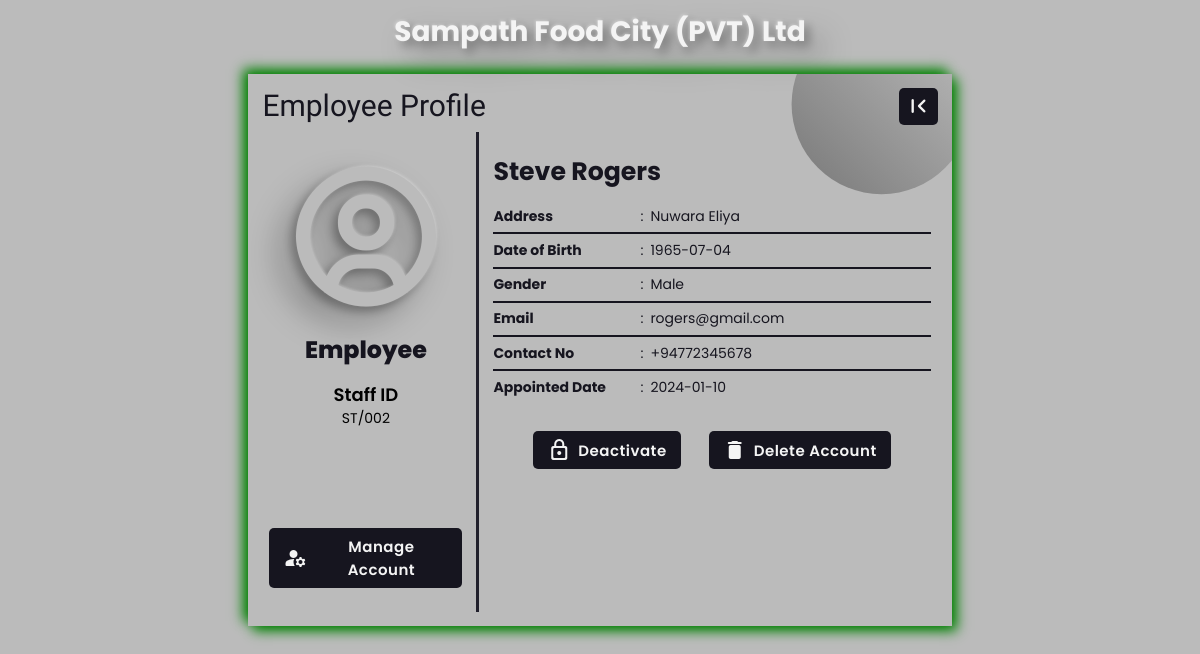
The app's page /Admin/StaffProfile.php?StaffID=ST/002&profile=Admin with its own data.
### tables this page shows
CREATE TABLE `staff_login` (
  `UserName` varchar(50) NOT NULL,
  `Password` varchar(250) NOT NULL,
  `Register_Date` timestamp NOT NULL DEFAULT current_timestamp(),
  `STATUS` enum('0','1') NOT NULL,
  `StaffID` varchar(10) NOT NULL
);

CREATE TABLE `staff` (
  `StaffID` varchar(10) NOT NULL,
  `StaffName` varchar(100) NOT NULL,
  `Address` text NOT NULL,
  `Gender` enum('Male','Female') NOT NULL,
  `DOB` date NOT NULL,
  `Email` varchar(150) NOT NULL,
  `ContactNo` varchar(20) NOT NULL,
  `Appointed_Date` date NOT NULL
);

### Admin/StaffProfile.php (the view, shortened to what this page needs)
<?php
    $StaffId = $_GET['StaffID'];
    $profile = $_GET['profile'];
?>
<!DOCTYPE html>
<html lang="en">
<head>
    <link href='https://unpkg.com/boxicons@2.1.2/css/boxicons.min.css' rel='stylesheet'>
</head>
<body>
    <main>
        <div class="h1">Sampath Food City (PVT) Ltd</div>
        <div class="insight" id="insight">
            <div class="path"></div>
            <div class="title">
                <span id="head">Administrator Profile</span>
                <?php
                    if ($profile == "Admin") {
                        if($StaffId == "AD001"){
                            echo '<a href="Home.php" class="out"><span class="material-icons-round" id="home">first_page</span><span class="name">Back</span></a>';
                        }
                        else{
                            echo '<a href="Employees.php" class="out"><span class="material-icons-round" id="home">first_page</span><span class="name">Back</span></a>';
                        }
                    } else{
                        echo '<a href="Staff-Home.php" class="out"><span class="material-icons-round" id="home">first_page</span><span class="name">Back</span></a>';
                    }
                ?>
            </div>
            <div class="profile_details">
                <?php
                    @include 'config.php';
                    if($conn->connect_error){
                        die("Connection failed: ". $conn->connect_error);
                    }
                    else{
                        $sql = "SELECT s.*, sl.Status FROM staff s, staff_login sl WHERE s.StaffID = sl.StaffID AND s.StaffID = '$StaffId'";
                        $result = $conn->query($sql);
                        if($result-> num_rows > 0){
                            while($row = $result-> fetch_assoc()){
                ?>
                <div class="profile">
                    <div class="left">
                        <i class='bx bx-user-circle bx-tada bx-flip-horizontal' id="i"></i>
                        <div class="position">Administrator</div>
                        <div id="bold">Staff ID</div>
                        <div id="check"><?= $row['StaffID']?></div>
                        <a href="Manage-Staff.php?StaffID=<?= $row['StaffID']?>&profile=<?= $profile?>" class="btn">
                            <span class="material-icons-round" id="update">manage_accounts</span>
                            <span class="name">Manage Account</span>
                        </a>
                    </div>
                    <div class="main">
                        <h1 id="head"><?= $row['StaffName']?></h1>
                        <table>
                            <thead>
                                <tr>
                                    <th>Address</th><td id="space">:</td><td><?= $row['Address']?></td>
                                </tr>
                                <tr>
                                    <th>Date of Birth</th><td id="space">:</td><td><?= $row['DOB']?></td>
                                </tr>
                                <tr>
                                    <th>Gender</th><td id="space">:</td><td><?= $row['Gender']?></td>
                                </tr>
                                <tr>
                                    <th>Email</th><td id="space">:</td><td><?= $row['Email']?></td>
                                </tr>
                                <tr>
                                    <th>Contact No</th><td id="space">:</td><td><?= $row['ContactNo']?></td>
                                </tr>
                                <tr>
                                    <th>Appointed Date</th><td id="space">:</td><td><?= $row['Appointed_Date']?></td>
                                </tr>
                            </thead>
                        </table>
                        <form action="" method="post" id="default">
                            <?php
                                if($row['Status'] == 0){
                                    echo '<input type="text" name="Staff" value="'. $row['StaffID'].'" style="display: none;">';
                                    echo '<label id="color" style="display: none;">'. $row['Status'].'</label>';
                                    echo '<input type="number" name="active" value="1" style="display: none;">';
                                    echo '<button type="submit" class="btn" name="status">';
                                    echo '<span class="material-icons-round" id="active">lock_open</span>';
                                    echo '<span class="name" id="tag">Activate</span>';
                                    echo '</button>';
                                }
                                else if($row['Status'] == 1){
                                    echo '<button type="submit" class="btn" name="status">';
                                    echo '<span class="material-icons-round" id="active">lock_outline</span>';
                                    echo '<span class="name" id="tag">Deactivate</span>';
                                    echo '</button>';
                                }
                            ?>
                            <button type="submit" class="btn" name="del">
                                <span class="material-icons-round">delete</span>
                                <span class="name">Delete Account</span>
                            </button>
                        </form>
                    </div>
                </div>
                <?php
                            }
                        }
                    }
                ?>
            </div>
        </div>
    </main>
</body>
</html>

### Admin/StaffProfile.php (style rules this page uses)
* { margin: 0; padding: 0; outline: none; appearance: none; border: none; text-decoration: none; list-style: none; box-sizing: border-box; }
html { font-size: 14px; }
body { position: relative; height: 100vh; width: 100%; background: #bbb; user-select: none; font-family: 'Poppins', sans-serif; }
main { display: flex; align-items: center; flex-direction: column; height: 100%; width: 100%; padding: .8rem 1rem; font-family: 'Poppins', sans-serif; gap: 1.5rem; }
main .h1 { color: #f4f4f4; font-size: 2rem; font-family: 'Poppins', sans-serif; font-weight: 700; text-align: center; filter: drop-shadow(-1px -1px 1px rgba(255,255,255,0.3)) drop-shadow(5px 5px 5px rgba(0,0,0,0.3)) drop-shadow(15px 15px 15px rgba(0,0,0,0.3)); }
main .insight { display: flex; align-items: center; flex-direction: column; width: 60%; font-family: 'Poppins', sans-serif; transform-style: preserve-3d; flex-wrap: wrap; box-shadow: 5px 5px 6px 0 #919191, -5px -5px 6px 0 #919191; }
.path { position: absolute; min-height: 100%; width: 100%; background: linear-gradient(45deg, #333 50%, #afafaf 100%); clip-path: circle(90px at right 70px top 30px); z-index: 1; }
.insight .title { padding: 1rem; z-index: 2; display: flex; font-family: 'Lalezar', cursive; font-size: 30px; color: #16151f; width: 100%; position: relative; }
#head { margin-bottom: -5px; }
.out { display: flex; justify-content: center; align-items: center; background: #16151f; color: #f4f4f4; padding: .3rem; column-gap: .5rem; border-radius: 5px; position: absolute; right: 1rem; }
.out #home { font-size: 2rem; width: 30px; text-align: center; }
.insight .profile_details { display: flex; flex-direction: column; width: 100%; column-gap: 1rem; padding: 0 .5rem; padding-bottom: 1rem; }
.profile_details .profile { z-index: 2; width: 100%; height: 60vh; flex-wrap: wrap; display: flex; align-items: center; justify-content: center; transform-style: preserve-3d; }
.left { border-right: 3px solid #21202c; height: 100%; width: 32.5%; text-align: center; display: flex; flex-direction: column; align-items: center; position: relative; }
.left i { color: #bbb; font-size: 12rem; padding: 1.5rem 0 .8rem 0; filter: drop-shadow(-1px -1px 1px rgba(255,255,255,0.3)) drop-shadow(5px 5px 5px rgba(0,0,0,0.3)) drop-shadow(15px 15px 15px rgba(0,0,0,0.3)); }
.left .position { font-size: 1.7rem; font-weight: 800; color: #16151f; }
.left #bold { margin-top: 1rem; font-weight: 600; font-size: 18px; }
.left .btn { background-color: #16151f; border-radius: 5px; color: #f4f4f4; position: absolute; bottom: 10px; margin: 1rem; padding: .5rem 1rem; display: flex; justify-content: center; align-items: center; column-gap: .5rem; }
.btn .name { font-weight: 600; letter-spacing: .5px; }
.main { height: 100%; width: 67.5%; z-index: 2; padding: 1.5rem 1rem; color: #16151f; position: relative; }
h1 { margin-bottom: -.2rem; font-size: 1.8rem; z-index: 1; }
.main table { width: 100%; margin: 1rem auto; font-size: 1rem; padding-left: 1rem; border-collapse: collapse; }
.main table tr { text-align: left; }
.main table tr th { padding: .4rem 0; width: 10em; border-bottom: 2px solid #16151f; }
.main table tr td { border-bottom: 2px solid #16151f; }
.main table tr #space { padding: .2rem .5rem; text-align: right; width: .5rem; }
.main table tr:last-child th { border: none; }
.main table tr:last-child td { border: none; }
.main form { display: flex; justify-content: center; width: 100%; }
form .btn { background-color: #16151f; border-radius: 5px; color: #f4f4f4; bottom: 10px; margin: 1rem; padding: .5rem 1rem; display: flex; justify-content: center; align-items: center; column-gap: .5rem; }
.btn .name { font-weight: 600; font-size: 15px; letter-spacing: .5px; font-family: 'poppins', sans-serif; }

### records on screen
staff_login: StaffID.StaffID "ST/002", StaffID.StaffName "Steve Rogers", StaffID.Address "Nuwara Eliya", StaffID.DOB "1965-07-04", StaffID.Gender "Male", StaffID.Email "rogers@gmail.com", StaffID.ContactNo "+94772345678", StaffID.Appointed_Date "2024-01-10"
